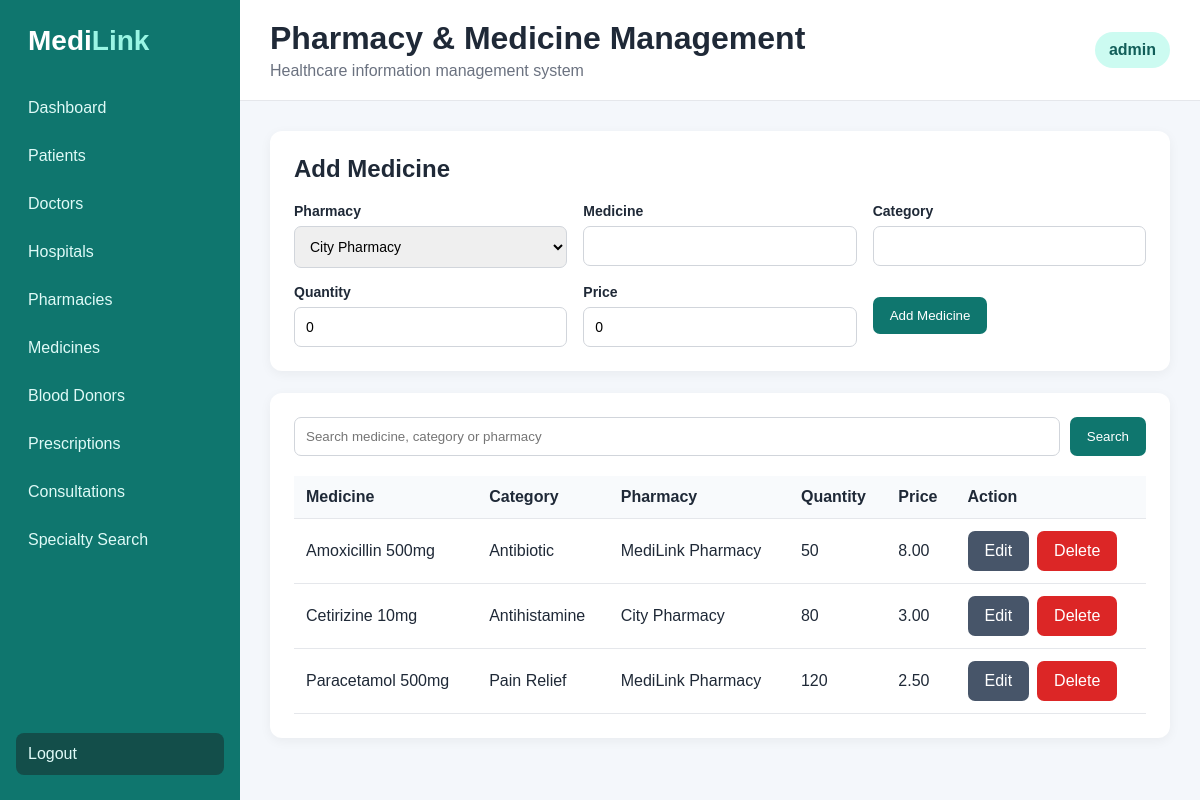
The page /medicines.php (signed in) on the database its author committed.
### tables this page shows
CREATE TABLE medicines (
 id INT AUTO_INCREMENT PRIMARY KEY,
 pharmacy_id INT NOT NULL,
 name VARCHAR(120) NOT NULL,
 category VARCHAR(80),
 quantity INT DEFAULT 0,
 price DECIMAL(10,2) DEFAULT 0,
 FOREIGN KEY (pharmacy_id) REFERENCES pharmacies(id) ON DELETE CASCADE
);

CREATE TABLE pharmacies (
 id INT AUTO_INCREMENT PRIMARY KEY,
 name VARCHAR(120) NOT NULL,
 address VARCHAR(255) NOT NULL,
 phone VARCHAR(30)
);

### medicines.php (the view, shortened to what this page needs)
<?php
require_once 'config/db.php';
$page_title = 'Pharmacy & Medicine Management';
$editing = null;
$pharmacies = $pdo->query("SELECT * FROM pharmacies ORDER BY name")->fetchAll();
$q    = trim($_GET['q'] ?? '');
$like = "%$q%";
$stmt = $pdo->prepare(
    "SELECT m.*, p.name AS pharmacy
     FROM medicines m
     JOIN pharmacies p ON p.id = m.pharmacy_id
     WHERE m.name LIKE ? OR m.category LIKE ? OR p.name LIKE ?
     ORDER BY m.name"
);
$stmt->execute([$like, $like, $like]);
$rows = $stmt->fetchAll();
include 'includes/header.php';
?>
<div class="panel">
    <h2><?= $editing ? 'Edit Medicine' : 'Add Medicine' ?></h2>
    <form method="post" class="grid">
        <div class="field">
            <label>Pharmacy</label>
            <select name="pharmacy_id" required>
                <?php foreach ($pharmacies as $p): ?>
                    <option value="<?= $p['id'] ?>"
                        <?= (isset($editing['pharmacy_id']) && $editing['pharmacy_id'] == $p['id']) ? 'selected' : '' ?>>
                        <?= htmlspecialchars($p['name']) ?>
                    </option>
                <?php endforeach; ?>
            </select>
        </div>
        <div class="field">
            <label>Medicine</label>
            <input name="name" required value="<?= htmlspecialchars($editing['name'] ?? '') ?>">
        </div>
        <div class="field">
            <label>Category</label>
            <input name="category" value="<?= htmlspecialchars($editing['category'] ?? '') ?>">
        </div>
        <div class="field">
            <label>Quantity</label>
            <input type="number" name="quantity" min="0" value="<?= htmlspecialchars($editing['quantity'] ?? '0') ?>">
        </div>
        <div class="field">
            <label>Price</label>
            <input type="number" step="0.01" name="price" value="<?= htmlspecialchars($editing['price'] ?? '0') ?>">
        </div>
        <div class="actions">
            <button class="btn" name="save"><?= $editing ? 'Update Medicine' : 'Add Medicine' ?></button>
        </div>
    </form>
</div>
<div class="panel">
    <form class="searchbar">
        <input name="q" value="<?= htmlspecialchars($q) ?>" placeholder="Search medicine, category or pharmacy">
        <button class="btn">Search</button>
    </form>
    <div class="table-wrap">
        <table>
            <tr>
                <th>Medicine</th>
                <th>Category</th>
                <th>Pharmacy</th>
                <th>Quantity</th>
                <th>Price</th>
                <th>Action</th>
            </tr>
            <?php foreach ($rows as $r): ?>
                <tr>
                    <td><?= htmlspecialchars($r['name']) ?></td>
                    <td><?= htmlspecialchars($r['category']) ?></td>
                    <td><?= htmlspecialchars($r['pharmacy']) ?></td>
                    <td><?= htmlspecialchars($r['quantity']) ?></td>
                    <td><?= htmlspecialchars($r['price']) ?></td>
                    <td class="actions">
                        <a class="btn secondary" href="?edit=<?= $r['id'] ?>">Edit</a>
                        <a class="btn danger" href="?delete=<?= $r['id'] ?>"
                           onclick="return confirm('Delete this medicine?')">Delete</a>
                    </td>
                </tr>
            <?php endforeach; ?>
        </table>
    </div>
</div>
<?php include 'includes/footer.php'; ?>

### includes/header.php (shortened to what this page needs)
<!DOCTYPE html>
<html lang="en">
<head>
    <link rel="stylesheet" href="assets/style.css">
</head>
<body>
<div class="app">
    <aside class="sidebar">
        <div class="logo">Medi<span>Link</span></div>
        <nav>
            <a href="index.php">Dashboard</a>
            <a href="patients.php">Patients</a>
            <a href="doctors.php">Doctors</a>
            <a href="hospitals.php">Hospitals</a>
            <a href="pharmacies.php">Pharmacies</a>
            <a href="medicines.php">Medicines</a>
            <a href="donors.php">Blood Donors</a>
            <a href="prescriptions.php">Prescriptions</a>
            <a href="consultations.php">Consultations</a>
            <a href="search.php">Specialty Search</a>
        </nav>
        <a class="logout" href="logout.php">Logout</a>
    </aside>
    <main class="main">
        <header class="topbar">
            <div>
                <h1><?= htmlspecialchars($page_title ?? 'Dashboard') ?></h1>
                <p>Healthcare information management system</p>
            </div>
            <div class="user-badge"><?= htmlspecialchars($_SESSION['username'] ?? 'User') ?></div>
        </header>
        <div class="content">

### includes/footer.php
        </div>
    </main>
</div>
</body>
</html>

### assets/style.css (style rules this page uses)
* { box-sizing:border-box }
body { margin:0;font-family:Arial,Helvetica,sans-serif;background:#f4f7fb;color:#1f2937 }
.app { display:flex;min-height:100vh }
.sidebar { width:240px;background:#0f766e;color:white;padding:25px 16px;display:flex;flex-direction:column;position:fixed;top:0;bottom:0 }
.logo { font-size:28px;font-weight:800;padding:0 12px 30px }
.logo span { color:#99f6e4 }
.sidebar nav { display:flex;flex-direction:column;gap:6px }
.sidebar nav a,.logout { color:#dffaf7;text-decoration:none;padding:12px;border-radius:8px }
.logout { margin-top:auto;background:#134e4a }
.main { margin-left:240px;width:calc(100% - 240px) }
.topbar { background:white;padding:20px 30px;display:flex;justify-content:space-between;align-items:center;border-bottom:1px solid #e5e7eb }
.topbar h1 { margin:0 0 5px }
.topbar p { margin:0;color:#6b7280 }
.user-badge { background:#ccfbf1;color:#115e59;padding:9px 14px;border-radius:20px;font-weight:bold }
.content { padding:30px }
.panel { background:white;padding:24px;border-radius:12px;box-shadow:0 3px 12px rgba(0,0,0,.05);margin-bottom:22px }
.panel h2 { margin-top:0 }
.grid { display:grid;grid-template-columns:repeat(auto-fit,minmax(220px,1fr));gap:16px }
.field { display:flex;flex-direction:column;gap:7px }
.field label { font-weight:bold;font-size:14px }
.field input,.field select,.field textarea { padding:11px;border:1px solid #d1d5db;border-radius:7px;font-size:14px }
.btn { display:inline-block;border:0;background:#0f766e;color:white;padding:11px 17px;border-radius:7px;text-decoration:none;cursor:pointer }
.btn.secondary { background:#475569 }
.btn.danger { background:#dc2626 }
.actions { display:flex;gap:8px;align-items:center }
.table-wrap { overflow-x:auto }
table { width:100%;border-collapse:collapse }
th,td { padding:12px;border-bottom:1px solid #e5e7eb;text-align:left }
th { background:#f8fafc }
.searchbar { display:flex;gap:10px;margin-bottom:20px }
.searchbar input { flex:1;padding:11px;border:1px solid #d1d5db;border-radius:7px }

### rows shown on the page
medicines: name "Amoxicillin 500mg", category "Antibiotic", pharmacy.name "MediLink Pharmacy", quantity "50", price "8.00"
medicines: name "Cetirizine 10mg", category "Antihistamine", pharmacy.name "City Pharmacy", quantity "80", price "3.00"
medicines: name "Paracetamol 500mg", category "Pain Relief", pharmacy.name "MediLink Pharmacy", quantity "120", price "2.50"

### other values the page prints
$page_title "Pharmacy & Medicine Management"
$_SESSION['username'] "admin"
form field pharmacy_id "City Pharmacy"
